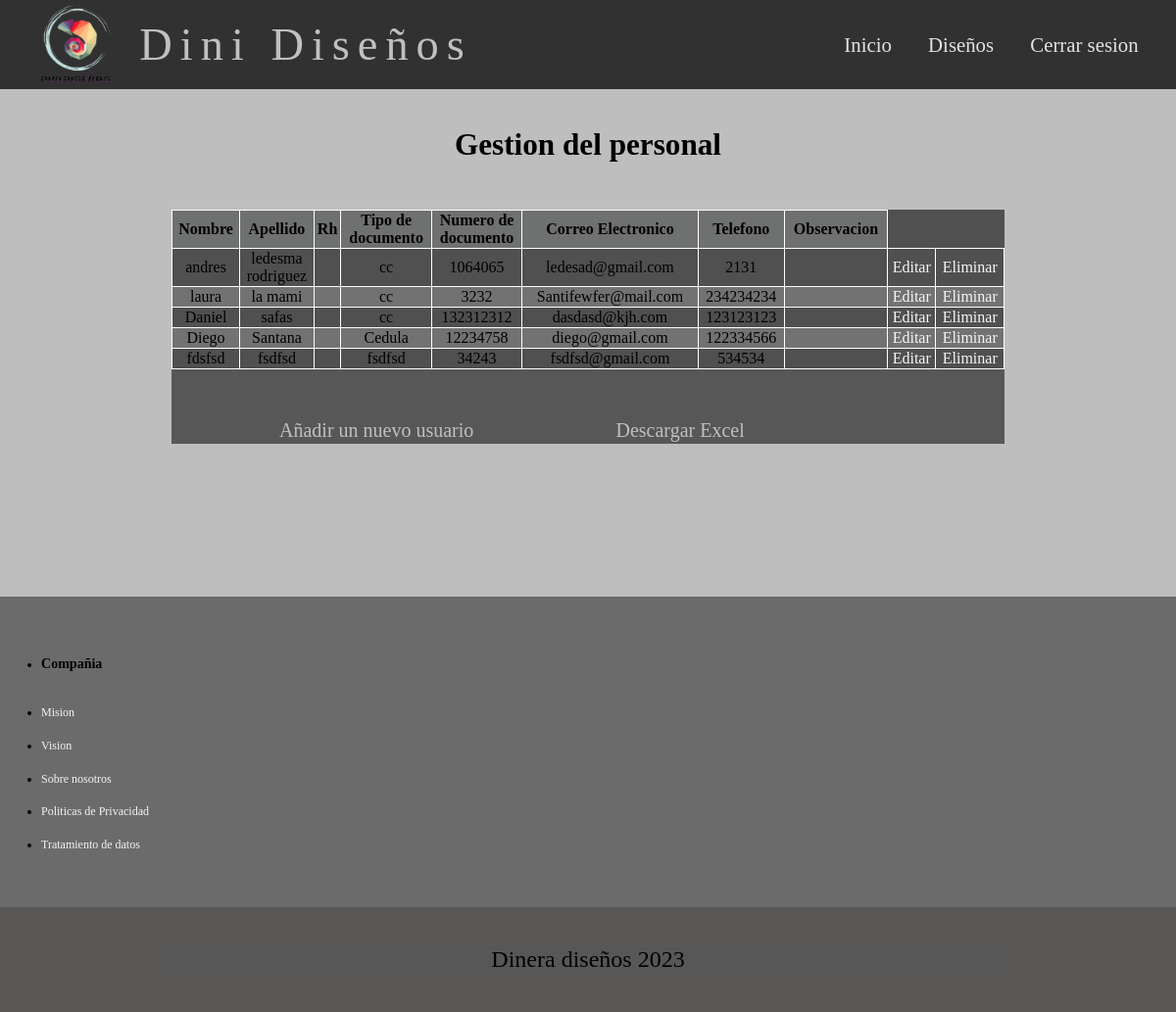
Screenshot of /Dinidiseños/administrador/cruds/crud_gestion_personal/index_gestionP.php with the database file from the repository.
### tables this page shows
CREATE TABLE `users` (
  `id` int(11) NOT NULL,
  `nombre` varchar(100) NOT NULL,
  `apellido` varchar(50) NOT NULL,
  `rh` varchar(500) NOT NULL,
  `tipodocumento` varchar(30) NOT NULL,
  `numerodocumento` int(12) NOT NULL,
  `correo` varchar(50) NOT NULL,
  `telefono` varchar(11) NOT NULL,
  `observacion` varchar(500) NOT NULL
);

### Dinidiseños/administrador/cruds/crud_gestion_personal/index_gestionP.php (the view, shortened to what this page needs)
<?php
require_once("../../dbConnection.php");
$result = mysqli_query($mysqli, "SELECT * FROM users ORDER BY id DESC");
?>
<html>
<head>
	<link rel="stylesheet" type="text/css" href="../../../css/gestion_personal.css">
</head>
<body>
<header class="header">
<div class="nav-container" class=container>
    <img src="../../../imagenes/Logo-651.png" class="logo">
<a href="#" class="titulo">Dini Diseños</a>
    <nav class="navigation">
        <ul>
            <li><a href="../../../inicio.html">Inicio</a> </li>
            <li><a href="#">Diseños</a> </li>
            <li><a href="../php/cerrar_sesion.php">Cerrar sesion</a></li>
        </ul>
    </nav>
</div>
</header>
<br>
<br>
<br>
<br>
<main>
	<h2>Gestion del personal</h2>
	<br>
	<div class="container">
	<table class="tabla">
		<tr>
			<thead>
			<td><strong>Nombre</strong></td>
			<td><strong>Apellido</strong></td>
      <td><strong>Rh</strong></td>
			<td><strong>Tipo de documento</strong></td>
			<td><strong>Numero de documento</strong></td>
			<td><strong>Correo Electronico</strong></td>
			<td><strong>Telefono</strong></td>
      <td><strong>Observacion</strong></td>
</thead>
		</tr>
</div>
		<?php
		while ($res = mysqli_fetch_assoc($result)) {
			echo "<tr>";
			echo "<td>".$res['nombre']."</td>";
			echo "<td>".$res['apellido']."</td>";
      echo "<td>".$res['rh']."</td>";
			echo "<td>".$res['tipodocumento']."</td>";
			echo "<td>".$res['numerodocumento']."</td>";
			echo "<td>".$res['correo']."</td>";
			echo "<td>".$res['telefono']."</td>";
      echo "<td>".$res['observacion']."</td>";
			echo "<td><a href=\"editView.php?id=$res[id]\">Editar</a></td>";
			echo "<td><a href=\"delete.php?id=$res[id]\" onClick=\"return confirm('¿Estas seguro que deseas elminar el usuario?')\">Eliminar</a></td>";
		}
		?>
  <br>
  <div class="excel">
  <ul>
  <li><a href="addView.php">Añadir un nuevo usuario</a></li>
  <li><a href="generarExcel.php" class="btn-small blue">Descargar Excel</a></li>
	</div>
	</main>
<br>
<br>
<br>
<br>
<br>
<section class="links">
        <div class="links-inner">
          <ul>
            <li><h3>Compañia</h3></li>
            <li><a href="#">Mision</a></li>
            <li><a href="#">Vision</a></li>
            <li><a href="#">Sobre nosotros</a></li>
            <li><a href="#">Politicas de Privacidad</a></li>
            <li><a href="#">Tratamiento de datos</a></li>
          </ul>
        </div>
      </section>
      <footer class="footer">
          <div class="container">
              <p>Dinera diseños 2023</p>
          </div>
      </footer>
</body>
</html>

### Dinidiseños/css/gestion_personal.css (style rules this page uses)
body { font-family: georgia, times, serif; margin: 0%; font-size: 1.3rem; line-height: 1.3em; background-color: #bebebe; }
.navigation ul { margin: 0%; padding: 0%; }
.navigation ul li { display: inline-block; }
.navigation ul li a { display: block; padding: 0.5rem 1rem; transition: all 0.4s linear; color: rgb(228, 227, 227); }
.header { color: white; background:#313131 ; z-index: 3; left: 0; top: 0%; position: fixed; right: 0; }
.header a { color: #c0c0c0; text-decoration: none; }
.nav-container { padding: 0 1.4rem; display: flex; justify-content: space-between; align-items: center; flex-wrap: wrap; }
.container { width: 85%; max-width: 850px; margin: 0 auto; }
.titulo { letter-spacing: 8px; font-size: 2.9rem; width: 60%; }
.logo { width: 110px; }
h2 { text-align: center; }
table { text-align: center; width: 100%; border-collapse: collapse; }
td { border: solid 1px rgb(255, 255, 255); }
thead { background-color: rgb(111, 112, 112); }
.container { background-color: #575757; }
.excel li { display: inline-block; padding: 0% 70px; }
.excel a { font-size: 20; color: #c0c0c0; text-decoration: none; }
.tabla { background-color: #505050; margin: 0px; padding: 1%; }
tr:nth-child(even) { background-color: #727272; }
td { width: 15px; }
a { color: #f5f5f5; text-decoration: none; }
.links a { color: #f5f5f5; text-decoration: none; }
.links { background: #00000070; color: #000000; font-size: 12px; padding: 35px 0; }
.links-inner { max-width: 1100px; margin: 2px; grid-template-columns: repeat(6, 1fr); }
.links li { line-height: 2.8; }
.footer { background: #5a5757; padding: 1rem; text-align: center; color: rgb(0, 0, 0); font-size: 1.5rem; }

### rows the page displays
users: nombre "andres", apellido "ledesma rodriguez", tipodocumento "cc", numerodocumento "1064065", correo "ledesad@gmail.com", telefono "2131"
users: nombre "laura", apellido "la mami", tipodocumento "cc", numerodocumento "3232", correo "Santifewfer@mail.com", telefono "234234234"
users: nombre "Daniel", apellido "safas", tipodocumento "cc", numerodocumento "132312312", correo "dasdasd@kjh.com", telefono "123123123"
users: nombre "Diego", apellido "Santana", tipodocumento "Cedula", numerodocumento "12234758", correo "diego@gmail.com", telefono "122334566"
users: nombre "fdsfsd", apellido "fsdfsd", tipodocumento "fsdfsd", numerodocumento "34243", correo "fsdfsd@gmail.com", telefono "534534"
